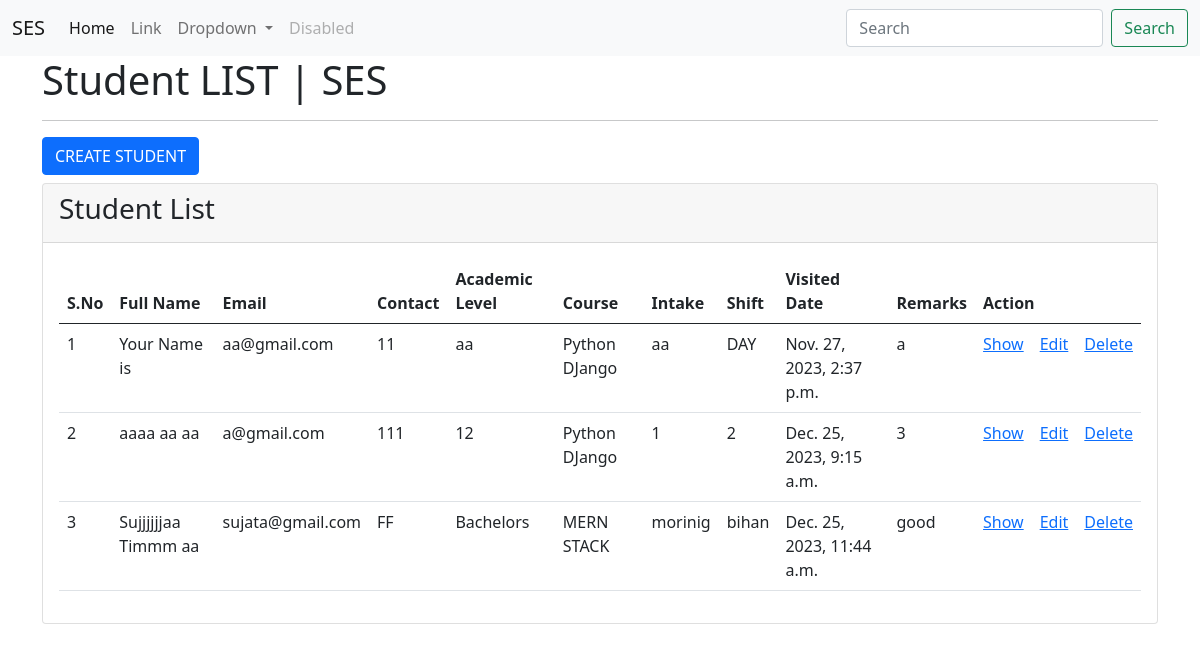
Page /ses/students/ (signed in) on the earlier database version.
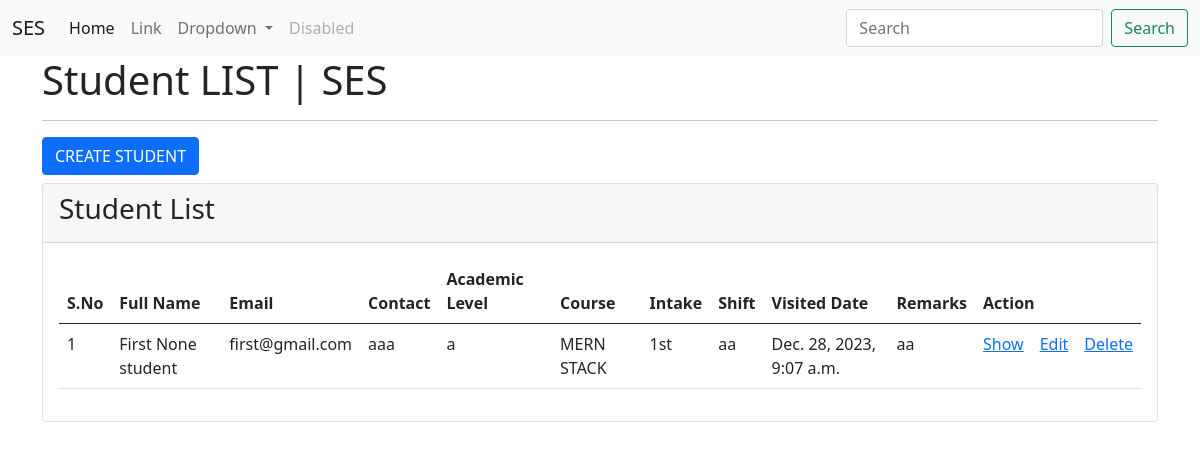
Same page on the later database version.
### studentMgmtApp/models.py (models this page shows, shortened)
class Student(models.Model):
    first_name = models.CharField(max_length=100)
    middle_name = models.CharField(max_length=100, null=True, blank=True)
    last_name = models.CharField(max_length=100)
    email = models.EmailField()
    contact = models.CharField(max_length=100)
    gender = models.CharField(max_length=100)
    blood_group = models.CharField(max_length=100)
    academic_level = models.CharField(max_length=200)
    academic_status = models.CharField(max_length=100)
    academic_org = models.CharField(max_length=200)
    academic_score = models.CharField(max_length=200, null=True, blank=True)
    course = models.ForeignKey(Course, on_delete=models.CASCADE)
    intake = models.CharField(max_length=200, null=True, blank=True)
    shift = models.CharField(max_length=100, null=True, blank=True)
    remarks = models.CharField(max_length=200)
    visited_at = models.DateTimeField(default=datetime.now())
    class Meta:
        db_table = "app_students"

class Course(models.Model):
    title = models.CharField(max_length=200)
    code = models.CharField(max_length=20)
    def __str__(self):
        return self.title
    class Meta:
        db_table = "app_courses"

### studentMgmtApp/views.py (the view)
# urls.py: path("students/", views.student_index, name="students.index"),
@login_required(login_url='/users/login/')
@permission_required("studentMgmtProj.can_change_student")
def student_index(request):
    std_list = Student.objects.all()
    context = {"std_list": std_list}
    return render(request, "students/index.html", context)

### studentMgmtApp/templates/students/index.html (shortened to what this page needs)
{% extends "layouts/base.html" %}
{% load static %}
{% block custom_css %}
<link rel="stylesheet" href="{% static 'css/style.css' %}">
{% endblock %}
{% block body_content %}
<div class="container">
    <h1>Student LIST | SES</h1>
    <hr>
    <a href="{% url 'students.create' %}" class="btn btn-primary mb-2">CREATE STUDENT</a>
    <div class="card">
        <div class="card-header">
            <h3>Student List</h3>
        </div>
        <div class="card-body">
            <table class="table table-hover">
                <thead>
                    <tr>
                        <th>S.No</th>
                        <th>Full Name</th>
                        <th>Email</th>
                        <th>Contact</th>
                        <th>Academic Level</th>
                        <th>Course</th>
                        <th>Intake</th>
                        <th>Shift</th>
                        <th>Visited Date</th>
                        <th>Remarks</th>
                        <th colspan="3">Action</th>
                    </tr>
                </thead>
                <tbody>
                    {% for val in std_list %}
                    <tr>
                        <td>{{ forloop.counter }}</td>
                        <td>{{ val.first_name }} {{ val.middle_name }} {{ val.last_name }}</td>
                        <td>{{ val.email }}</td>
                        <td>{{ val.contact }}</td>
                        <td>{{ val.academic_level }}</td>
                        <td>{{ val.course }}</td>
                        <td>{{ val.intake }}</td>
                        <td>{{ val.shift }}</td>
                        <td>{{ val.visited_at }}</td>
                        <td>{{ val.remarks }}</td>
                        <td><a href="{% url 'students.show' val.id %}">Show</a></td>
                        <td><a href="{% url 'students_edit' val.id %}">Edit</a></td>
                        <td><a href="{% url 'students.delete' val.id %}">Delete</a></td>
                    </tr>
                    {% endfor %}
                </tbody>
            </table>
        </div>
    </div>
</div>
{% endblock %}

Differences in the rows shown:
removed Student: first_name "Your", middle_name "Name", last_name "is", email "aa@gmail.com", contact "11", academic_level "aa", course "Python DJango", intake "aa", shift "DAY", visited_at "Nov. 27, 2023, 2:37 p.m.", remarks "a"
removed Student: first_name "aaaa", middle_name "aa", last_name "aa", email "a@gmail.com", contact "111", academic_level "12", course "Python DJango", intake "1", shift "2", visited_at "Dec. 25, 2023, 9:15 a.m.", remarks "3"
removed Student: first_name "Sujjjjjjaa", middle_name "Timmm", last_name "aa", email "sujata@gmail.com", contact "FF", academic_level "Bachelors", course "MERN STACK", intake "morinig", shift "bihan", visited_at "Dec. 25, 2023, 11:44 a.m.", remarks "good"
added Student: first_name "First", middle_name "None", last_name "student", email "first@gmail.com", contact "aaa", academic_level "a", course "MERN STACK", intake "1st", shift "aa", visited_at "Dec. 28, 2023, 9:07 a.m.", remarks "aa"
